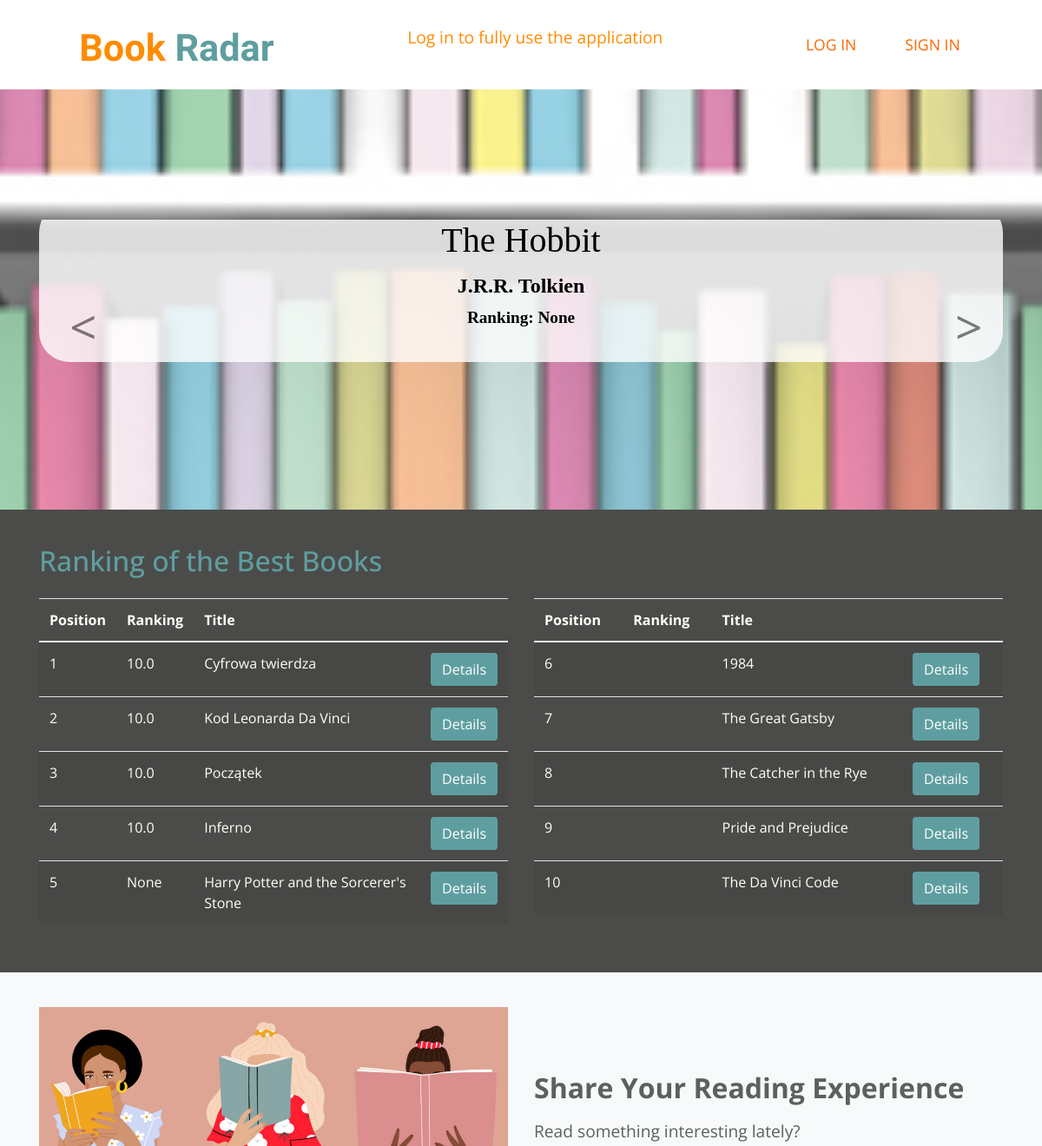
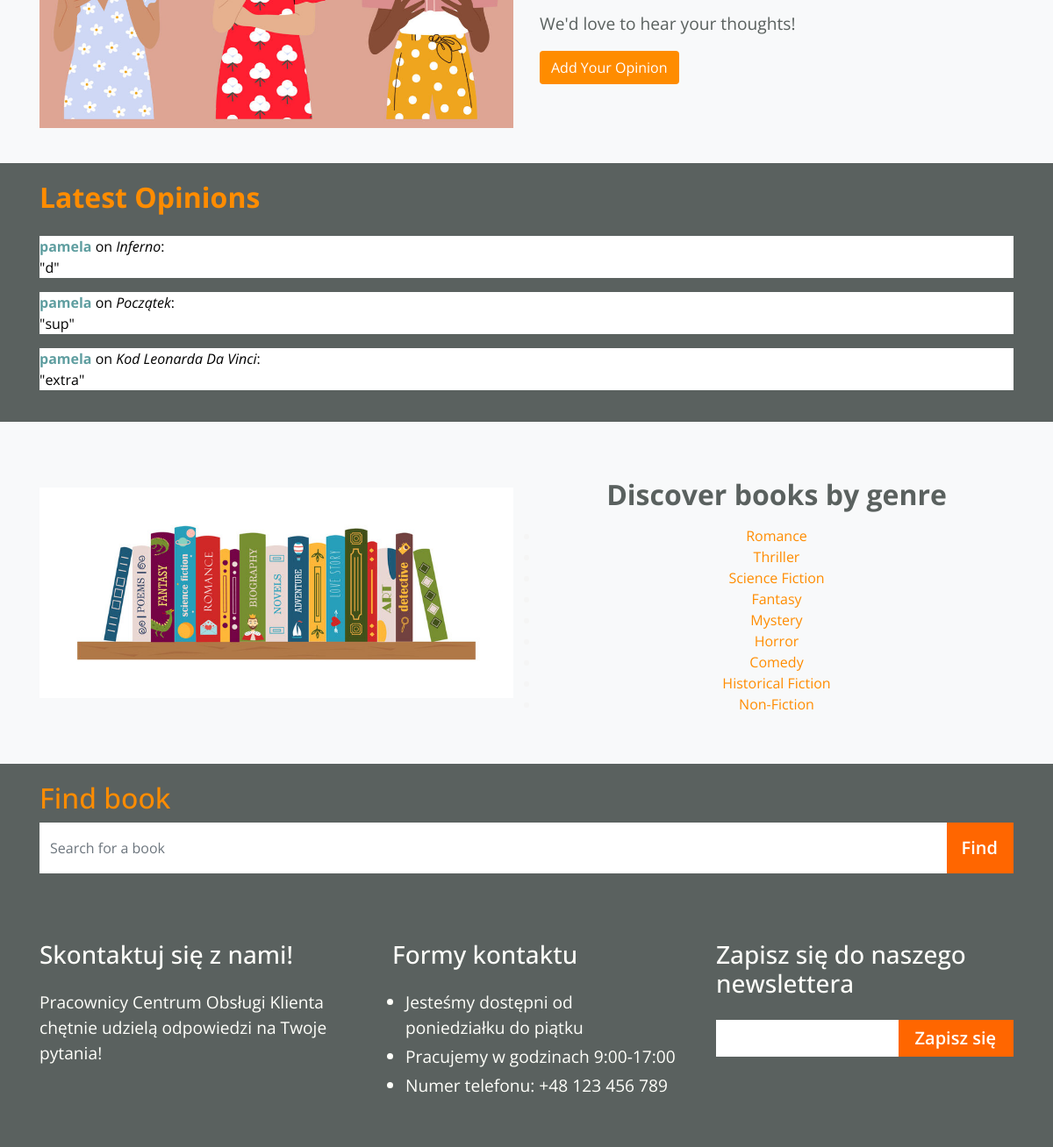
The page / on the database its author committed (2 pictures, top to bottom).
### BookRadar/models.py (models this page shows, shortened)
class Book(models.Model):
    title = models.CharField(max_length=64)
    author = models.CharField(max_length=64)
    publisher = models.CharField(max_length=64, null=True)
    year = models.IntegerField(null=True)
    average_rating = models.DecimalField(max_digits=3, decimal_places=1, null=True, blank=True)
    type = models.IntegerField(choices=BOOK_TYPES, null=True)

class Review(models.Model):
    user = models.ForeignKey(User, on_delete=models.CASCADE)
    book = models.ForeignKey(Book, on_delete=models.CASCADE, related_name='reviews')
    rating = models.IntegerField(default=1, validators=[MinValueValidator(1), MaxValueValidator(10)])
    comment = models.TextField()
    created = models.DateTimeField(auto_now_add=True)

### BookRadar/views.py (the view)
# urls.py: path('', views.IndexView.as_view(), name='index'),
class IndexView(View):
    def get(self, request):
        carousel_books = list(Book.objects.all())
        random.shuffle(carousel_books)
        carousel_books = carousel_books[:3]
        books  = Book.objects.all()
        best_books = books.order_by('-average_rating')[:11]
        reviews = Review.objects.all().order_by('-created')[:3]
        ctx = {'carousel_books':carousel_books, 'best_books':best_books, 'reviews':reviews, 'books':books, 'types':BOOK_TYPES}
        return render(request, 'index.html', ctx)

### templates/index.html (shortened to what this page needs)
{% load static %}
<!DOCTYPE html>
<html lang="en">
<head>
    <link rel="stylesheet" href="https://stackpath.bootstrapcdn.com/bootstrap/4.1.3/css/bootstrap.min.css"
>
    <link rel="stylesheet" href="{% static "css/style.css" %}">
</head>
<body>
    <header class="page-header" style="background-color: white">
        <nav class="navbar navbar-expand-lg justify-content-around">
            <a href="{% url 'index' %}" class="btn navbar-brand main-logo">
                <span style="color: darkorange;">Book</span> <span style="color: cadetblue">Radar</span>
            </a>
            {% if user.is_authenticated %}
                <p style="color: darkorange">Hello {{ user.username }} !</p>
                <a href="{% url 'add-opinion' %}" style="color: cadetblue">Add new opinion</a>
                <ul class="nav nounderline text-uppercase">
                    <li class="nav-item ml-4">
                        <a class="nav-link color-header" href="{% url 'logout' %}">log out</a>
                    </li>
                </ul>
            {% else %}
                <p style="color: darkorange">Log in to fully use the application</p>
                <ul class="nav nounderline text-uppercase">
                    <li class="nav-item ml-4">
                        <a class="nav-link color-header" href="{% url 'login' %}">log in</a>
                    </li>
                    <li class="nav-item ml-4">
                        <a class="nav-link color-header" href="{% url 'register' %}">sign in</a>
                    </li>
                </ul>
            {% endif %}
        </nav>
    </header>
    {% block content %}
    <section class="padding-large bg-light" style="background: url('{% static 'images/back.jpg' %}') center/cover fixed no-repeat; background-size: cover;">
      <div id="carouselExampleControls" class="carousel slide main-slider" data-ride="carousel">
        <div class="carousel-inner container">
          {% for book in carousel_books %}
          <div class="carousel-item {% if forloop.first %}active{% endif %}">
            <div class="carousel-caption d-block" style="background: rgba(255, 255, 255, 0.8); border-radius: 35px; padding: 20px; font-family: Pagul">
              <h1 style="font-size: 2.5em; margin-bottom: 10px;">{{ book.title }}</h1>
              <p style="font-size: 1.5em; margin-bottom: 5px;">{{ book.author }}</p>
              <p style="font-size: 1.2em;">Ranking: {{ book.average_rating }}</p>
            </div>
          </div>
          {% endfor %}
        </div>
        <a class="carousel-control-prev" href="#carouselExampleControls" role="button" data-slide="prev">
          <span class="carousel-control-prev-icon" aria-hidden="true"></span>
        </a>
        <a class="carousel-control-next" href="#carouselExampleControls" role="button" data-slide="next">
          <span class="carousel-control-next-icon" aria-hidden="true"></span>
        </a>
      </div>
    </section>
    <section class="section-more padding-small">
        <div class="container">
            <h2 class="pb-3" style="color: cadetblue">Ranking of the Best Books</h2>
            <div class="row">
                <div class="col-md-6">
                    <table class="table table-striped">
                        <thead>
                            <tr>
                                <th>Position</th>
                                <th>Ranking</th>
                                <th>Title</th>
                                <th></th>
                            </tr>
                        </thead>
                        <tbody>
                            {% for book in best_books|slice:":5" %}
                                <tr>
                                    <td>{{ forloop.counter }}</td>
                                    <td>{{ book.average_rating }}</td>
                                    <td>{{ book.title }}</td>
                                    <td>
                                        <button class="btn" style="background-color: cadetblue">
                                            <a href="#" style="color: white">Details</a>
                                        </button>
                                    </td>
                                </tr>
                            {% endfor %}
                        </tbody>
                    </table>
                </div>
                <div class="col-md-6">
                    <table class="table table-striped">
                        <thead>
                            <tr>
                                <th>Position</th>
                                <th>Ranking</th>
                                <th>Title</th>
                                <th></th>
                            </tr>
                        </thead>
                        <tbody>
                            {% for book in best_books|slice:"6:" %}
                                <tr>
                                    <td>{{ forloop.counter0|add:6 }}</td>
                                    <td>{{ book.ranking }}</td>
                                    <td>{{ book.title }}</td>
                                    <td>
                                        <button class="btn" style="background-color: cadetblue">
                                            <a href="#" style="color: white">Details</a>
                                        </button>
                                    </td>
                                </tr>
                            {% endfor %}
                        </tbody>
                    </table>
                </div>
            </div>
        </div>
    </section>
    <section class="padding-small details bg-light">
        <div class="container">
            <div class="row align-items-center">
                <div class="col-md-6">
                    <div class="text-center">
                        <img src="{% static 'images/opinion.jpg' %}" class="img-fluid" alt="Book Opinion Image">
                    </div>
                </div>
                <div class="col-md-6">
                    <div class="text-center text-md-left mt-4">
                        <h2 class="font-weight-bold mb-3">Share Your Reading Experience</h2>
                        <p>Read something interesting lately?</p>
                        <p>We'd love to hear your thoughts!</p>
                        {% if user.is_authenticated %}
                            <a href="{% url 'add-opinion' %}" class="btn" style="background-color: darkorange; color: white">Add Your Opinion</a>
                        {% else %}
                            <a href="{% url 'login' %}" class="btn" style="background-color: darkorange; color: white">Add Your Opinion</a>
                        {% endif %}
                    </div>
                </div>
            </div>
        </div>
    </section>
    <section class="newsletter-section padding-small">
        <div class="container" style="color: black">
            <h2 class="font-weight-bold mb-4" style="color: darkorange">Latest Opinions</h2>
            <ul class="list-unstyled">
                {% for review in reviews %}
                    <li class="mb-3" style="background-color: white">
                        <span class="font-weight-bold" style="color: cadetblue">{{ review.user.username }}</span>
                        on
                        <span class="font-italic">{{ review.book.title }}</span>:
                        <br>
                        "{{ review.comment }}"
                    </li>
                {% endfor %}
            </ul>
        </div>
    </section>
    <section class="padding-small details bg-light">
        <div class="container">
            <div class="row align-items-center">
                <div class="col-md-6">
                    <div class="text-center">
                        <img src="{% static 'images/genre2.jpg' %}" class="img-fluid genre-image" alt="Book Genre Image">
                    </div>
                </div>
                <div class="col-md-6 ">
                    <div class="text-center text-md-left mt-4 ">
                        <h2 class="font-weight-bold mb-3 text-center">Discover books by genre</h2>
                        <ul class="book-types-list center" style="color: whitesmoke">
                            {% for type in types %}
                            <li>
                                {% if user.is_authenticated %}
                                    <a href="/type/{{ type.0 }}" style="color: darkorange">{{ type.1 }}</a>
                                {% else %}
                                    <a href="{% url 'login' %}"  style="color: darkorange">{{ type.1 }}</a>
                                {% endif %}
                            </li>
                            {% endfor %}
                        </ul>
                    </div>
                </div>
            </div>
        </div>
    </section>
    <form method="GET" action="{% url 'books' %}">
        <section class="newsletter-section padding-small">
            <div class="container" style="color: black">
                <h2 style="color: darkorange">Find book</h2>
                    <div class="input-group mb-3">
                        <input type="text" name="search_query" class="form-control border-0 rounded-0" placeholder="Search for a book"
                            aria-label="Recipient's username" aria-describedby="basic-addon2">
                        <div class="input-group-append">
                            <button class="input-group-text btn-color border-0 rounded-0" type="submit" id="basic-addon2">Find</button>
                        </div>
                    </div>
            </div>
        </section>
    </form>
<section class="last-info-section padding-small" id="contact">
    <div class="container">
        <div class="row">
            <div class="col">
                <h3 class="mb-4">Skontaktuj się z nami!</h3>
                <p>Pracownicy Centrum Obsługi Klienta chętnie udzielą odpowiedzi na Twoje pytania!</p>
            </div>
            <div class="col pl-4 ml-4">
                <h3 class="mb-4">Formy kontaktu</h3>
                <ul class="container">
                    <li>Jesteśmy dostępni od poniedziałku do piątku</li>
                    <li>Pracujemy w godzinach 9:00-17:00</li>
                    <li>Numer telefonu: +48 123 456 789</li>
                </ul>
            </div>
            <div class="col">
                <h3 class="mb-4">Zapisz się do naszego newslettera</h3>
                <div class="input-group mb-3">
                    <input type="text" class="form-control border-0 rounded-0" placeholder=""
                        aria-label="Recipient's username" aria-describedby="basic-addon2">
                    <div class="input-group-append">
                        <button class="input-group-text btn-color border-0 rounded-0" type="submit" id="basic-addon2"><a
                                href="index.html">Zapisz się</a></button>
                    </div>
                </div>
            </div>
        </div>
    </div>
</section>
    {% endblock %}
</body>
</html>

### BookRadar/static/css/style.css (style rules this page uses)
:root { --link-color: #ff6600; --light-link-color: #fffffa; --background-color: #4b4c4a; --lighter-background-color: #5a615f; --lighter-text-color: #9fa292; --dark-text: #000000; --blue: #007bff; --yellow: #ffc107; --green: #1e7e34; font-size: 16px; }
* { margin: 0; padding: 0; box-sizing: border-box; }
html { min-height: 100%; }
body { font-family: "Open Sans", sans-serif; font-weight: 400; background: repeat url("/static/images/image.png"); }
p { font-size: 1.2rem; }
.bg-light { background: #EAEAEA; }
.center { text-align: center; }
.btn-color { background-color: var(--link-color); color: var(--light-link-color); font-weight: 600; font-size: 20px; padding: 8px 18px; }
.btn-color a { text-decoration: none; color: var(--light-link-color); }
.color-header { color: var(--link-color); }
.nav-link.color-header { color: var(--link-color) !important; }
.padding-large { padding: 150px 0; }
.padding-small { padding: 40px 0; }
.page-header { background: var(--background-color); }
.nav-link { color: var(--light-link-color)!important; font-size: 1.1rem; }
.main-logo { font-family: "Charmonman", cursive; display: inline-block; color: var(--light-link-color)!important; margin-top: 10px; font-size: 2.7rem; font-weight: 600; }
.main-logo span { color: var(--link-color); }
.carousel-control-prev-icon, .carousel-control-next-icon { opacity: 1 !important; outline: black; background-image: none; }
.carousel-control-next-icon:after { content: '>'; font-size: 55px; color: var(--dark-text); }
.carousel-control-prev-icon:after { content: '<'; font-size: 55px; color: var(--dark-text); }
.carousel-caption { position: relative !important; left: 0 !important; right: 0 !important; font-weight: 600; color: var(--dark-text) !important; }
.section-more { background: var(--background-color); color: var(--light-link-color); }
.details { color: var(--lighter-background-color); }
.newsletter-section .form-control { height: 58px; }
.newsletter-section { background: var(--lighter-background-color); color: var(--light-link-color); padding: 20px; }
.last-info-section { background: var(--lighter-background-color); color: var(--light-link-color); font-size: 1.2rem; }
.last-info-section .form-control { height: 42px; }
.last-info-section .btn-color { padding: 0 20px; }
.last-info-section li { font-size: 1.2rem; margin: 4px 0; }

### rows shown on the page
Book: title "The Hobbit", author "J.R.R. Tolkien", average_rating "None"
Book: average_rating "10.0", title "Cyfrowa twierdza"
Book: average_rating "10.0", title "Kod Leonarda Da Vinci"
Book: average_rating "10.0", title "Początek"
Book: average_rating "10.0", title "Inferno"
Book: average_rating "None", title "Harry Potter and the Sorcerer's Stone"
Book: title "1984"
Book: title "The Great Gatsby"
Book: title "The Catcher in the Rye"
Book: title "Pride and Prejudice"
Book: title "The Da Vinci Code"
Review: user.username "pamela", book "Inferno", comment "d"
Review: user.username "pamela", book "Początek", comment "sup"
Review: user.username "pamela", book "Kod Leonarda Da Vinci", comment "extra"

### other values the page prints
{{ type.1 }} "Romance" "Thriller" "Science Fiction" "Fantasy" "Mystery" "Horror" "Comedy" "Historical Fiction" "Non-Fiction"
